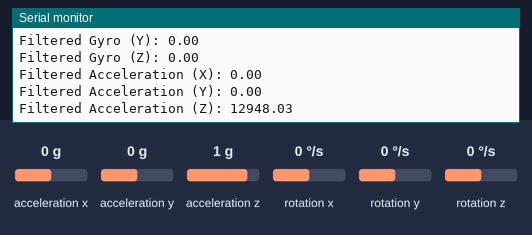
A sketch run on a simulated Arduino Uno, built with avr-gcc and run on an emulated ATmega328P. Shown: the last lines printed to the serial monitor. Inputs (shaded band) come from the test bench; at power-on: acceleration x 0 g, acceleration y 0 g, acceleration z 1 g, rotation x 0 °/s, rotation y 0 °/s, rotation z 0 °/s.

Above: at 1.2 s.
1.3 s: acceleration x set to -1.4 g
At 1.9 s:
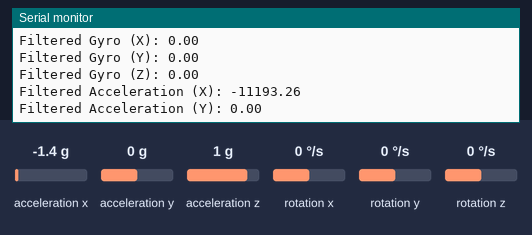
4.3 s: acceleration y set to -1.4 g
At 5.0 s:
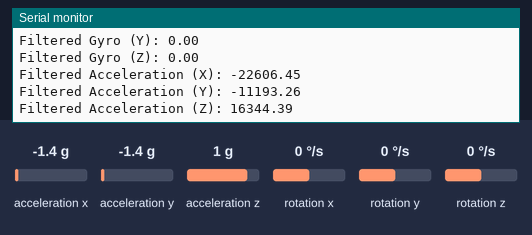
7.3 s: acceleration z set to -1.4 g
At 8.0 s:
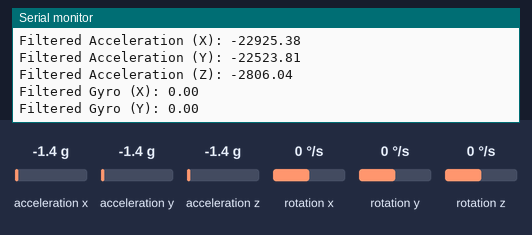
10.3 s: rotation x set to -100 °/s
At 11.2 s:
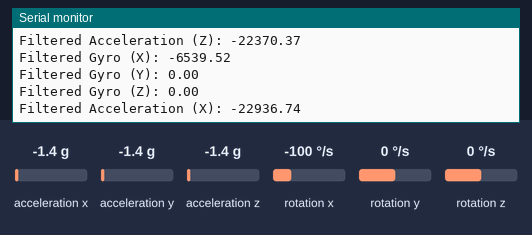
13.3 s: rotation y set to -192 °/s
At 14.4 s:
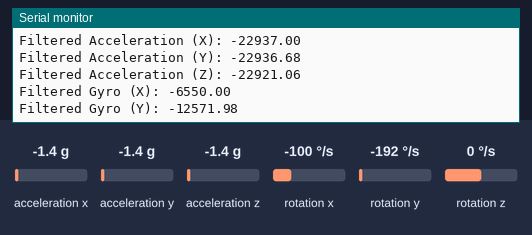
16.3 s: rotation z set to -192 °/s
At 17.2 s:
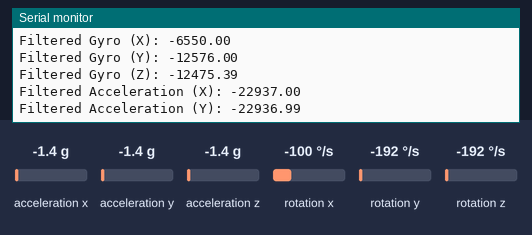
Timing chart, 0 to 19.3 s (numbered marks = the images above; inputs shaded):
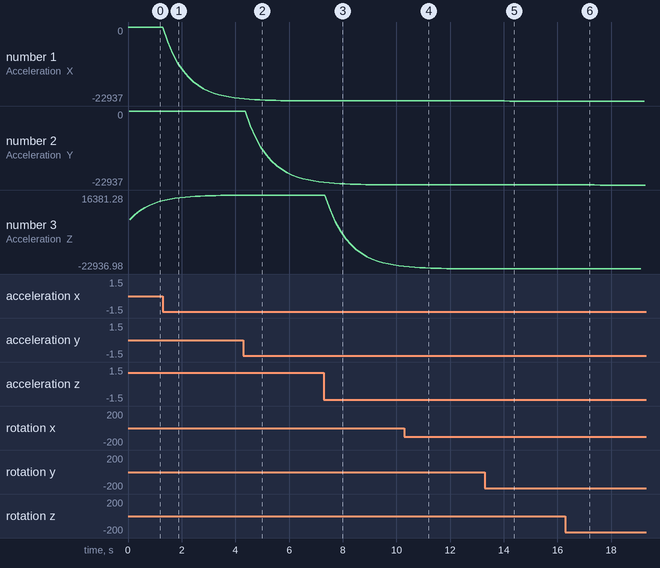

The sketch:

MPU6050DLPFii.ino
```cpp
#include <Wire.h>
#include <MPU6050.h>

MPU6050 mpu;

// Variables for accelerometer and gyroscope data
int16_t ax, ay, az;
int16_t gx, gy, gz;

// Low-pass filter variables
float alpha_acc = 0.2; // Accelerometer weighting factor (adjust as needed)
float alpha_gyro = 0.8; // Gyroscope weighting factor (adjust as needed)
float filtered_acc_x = 0.0;
float filtered_acc_y = 0.0;
float filtered_acc_z = 0.0;
float filtered_gyro_x = 0.0;
float filtered_gyro_y = 0.0;
float filtered_gyro_z = 0.0;

void setup() {
  Wire.begin();
  Serial.begin(9600);

  mpu.initialize();

  // Set gyro range to ±500 degrees per second
  mpu.setFullScaleGyroRange(MPU6050_GYRO_FS_500);
}

void loop() {
  // Read raw data from the MPU6050
  mpu.getMotion6(&ax, &ay, &az, &gx, &gy, &gz);

  // Low-pass filter for accelerometer data
  filtered_acc_x = alpha_acc * ax + (1 - alpha_acc) * filtered_acc_x;
  filtered_acc_y = alpha_acc * ay + (1 - alpha_acc) * filtered_acc_y;
  filtered_acc_z = alpha_acc * az + (1 - alpha_acc) * filtered_acc_z;

  // Low-pass filter for gyroscope data
  filtered_gyro_x = alpha_gyro * gx + (1 - alpha_gyro) * filtered_gyro_x;
  filtered_gyro_y = alpha_gyro * gy + (1 - alpha_gyro) * filtered_gyro_y;
  filtered_gyro_z = alpha_gyro * gz + (1 - alpha_gyro) * filtered_gyro_z;

  // Output the filtered data
  Serial.print("Filtered Acceleration (X): ");
  Serial.println(filtered_acc_x);
  Serial.print("Filtered Acceleration (Y): ");
  Serial.println(filtered_acc_y);
  Serial.print("Filtered Acceleration (Z): ");
  Serial.println(filtered_acc_z);
  Serial.print("Filtered Gyro (X): ");
  Serial.println(filtered_gyro_x);
  Serial.print("Filtered Gyro (Y): ");
  Serial.println(filtered_gyro_y);
  Serial.print("Filtered Gyro (Z): ");
  Serial.println(filtered_gyro_z);

  // Add a delay to control the loop rate (adjust as needed)
  delay(10);
}
```

Measured:
- after the input at 1.3 s, the serial monitor: prints a new line after 0.18 s (image 1)
- after the input at 4.3 s, the serial monitor: prints a new line after 0.26 s (image 2)
- after the input at 16.3 s, the serial monitor: prints a new line after 0.38 s (image 6)
- plotted number 1: 0 → -22129.98 after the input at 1.3 s
